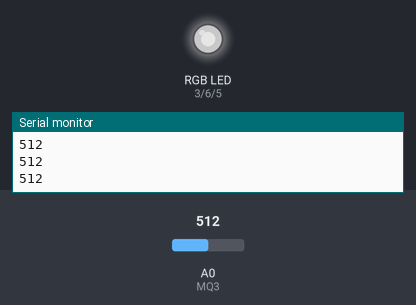
Recording of a sketch running on a simulated Arduino Uno, built with avr-gcc and run on an emulated ATmega328P. Shown: an RGB LED mixed from three pins (HIGH = lit), the last lines printed to the serial monitor. The test bench sets the inputs (shaded band); at power-on: A0 (MQ3) = 512. Dim RGB values are drawn brighter than linear.

Above: at 1.2 s.
1.3 s: A0 (MQ3) set to 418
2.8 s: A0 (MQ3) set to 382
At 4.0 s:
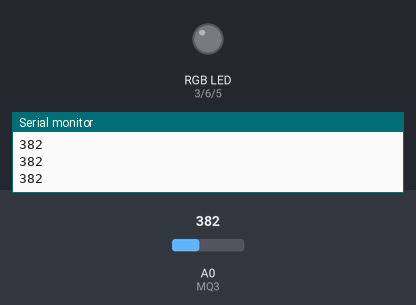
4.3 s: A0 (MQ3) set to 410
At 5.4 s:
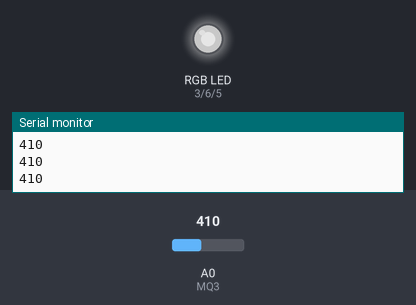
5.8 s: A0 (MQ3) set to 390
At 6.7 s:
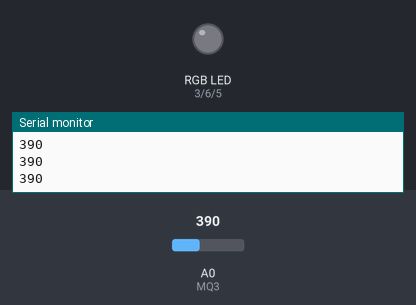
Timing chart, 0 to 8.3 s (numbered marks = the images above; inputs shaded):
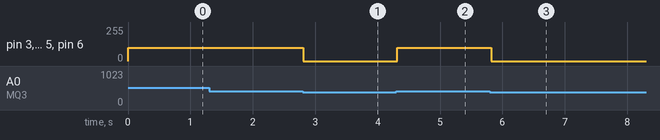

Measured:
- the behaviour switches between 401 and 400 on A0 (MQ3) (found by bisection; images 0 and 1)
- after the input at 2.8 s, pin 3 (redPin), pin 5 (bluePin), pin 6 (greenPin): 100/255 → 0/255 at once
- after the input at 4.3 s, pin 3 (redPin), pin 5 (bluePin), pin 6 (greenPin): 0/255 → 100/255 at once
- after the input at 5.8 s, pin 3 (redPin), pin 5 (bluePin), pin 6 (greenPin): 100/255 → 0/255 at once

The sketch:

sketch_mar28a.ino
```cpp
#include <Servo.h>
int redPin = 3;
int bluePin = 5;
int greenPin = 6;
int MQ3 = A0;
int value;
void setup() {
  // put your setup code here, to run once:
  Serial.begin(9600);
  /* Controls the servo */
    Servo myServo;
    myServo.attach(9);
    myServo.write(10);

      /* This is the Alcohol sensor*/

    pinMode(MQ3, INPUT);


}

void loop() {
  // put your main code here, to run repeatedly:


    // This is the amount of alcohol detected from the sensor
  value = analogRead(MQ3);

   // This will light the led if alcohol is present
    Serial.println(value);
      if(value > 400)
      {
        analogWrite(redPin,100);
        analogWrite(bluePin,100);
        analogWrite(greenPin,100);
      }
      else{
         analogWrite(redPin,0);
        analogWrite(bluePin,0);
        analogWrite(greenPin,0);
        }
    delay(100);

}
```
